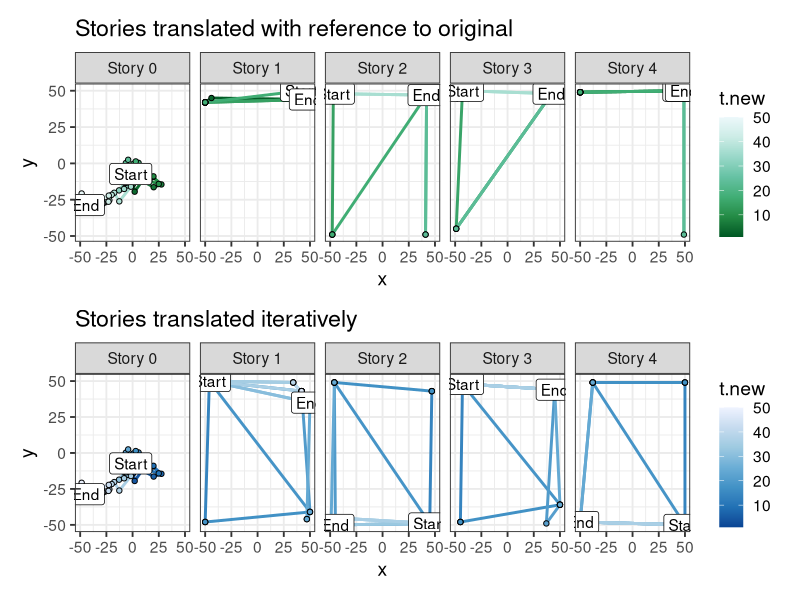

This figure's R source:
library(here)
setwd(here())
library(tidyverse)
library(TSP)
library(ggrepel)
library(patchwork)

theme_set(theme_bw(base_size = 14))

# General functions ----

# Generates a "language" as a 2D space of 30 points
create_language <- function(num_points = 250, range.low = -50, range.high = 50){
  story = data.frame(x = sample(range.low:range.high, num_points, replace = T),
                     y = sample(range.low:range.high, num_points, replace = T)) |> 
    mutate(t = 1:n()) |> 
    mutate(label = if_else(t == 1, "Start",
                           if_else(t == max(t), "End", NA)))
  
  return(story)
}

# Euclidean distance function
euclid <- function(x1, y1, x2, y2) {
  sqrt((x2 - x1)^2 + (y2 - y1)^2)
}

# Recreates the story of original.x using language.other
#
# Goes through the points in original.x and calculates the distances to all the
# points in the language.other, selects the closest point, and repeats.
#
# TODO: Add a probabilistic version, for the nearest neighbor
match_story <- function(original.x, language.other, deterministic = T, determinism = 1){
  reconstruction <- data.frame()
  
  for (ii in 1:nrow(original.x)){
    x.original <- original.x[ii,]$x
    y.original <- original.x[ii,]$y
    
    if (deterministic){
      nearest <- language.other |> 
        mutate(distance = euclid(x,y,x.original, y.original)) |> 
        filter(distance == min(distance)) 
      # print(nearest)
      
      nearest <- nearest |> 
        slice_sample(n = 1)
      # print(nearest)
      
    } else {
      nearest <- language.other |> 
        mutate(distance = euclid(x,y,x.original, y.original))
      # print(nearest)
      
      nearest <- nearest |> 
        slice_sample(n = 1, weight_by = exp(distance*determinism)) 
        # e^(distance * x), as x goes to zero, everything has equal weight
        # as it increases, it becomes more extreme
      # print(nearest)
    }
    
    
    
    reconstruction <- rbind(reconstruction, nearest)
  }
  
  reconstruction <- reconstruction |> 
    mutate(t.new = 1:n(),
           label = if_else(t.new == 1, "Start",
                           if_else(t.new == max(t.new), "End", NA)))
  
  return(reconstruction)
}


# df <- data.frame(index = 1:10) |> 
#   mutate(weight.even = 1/10,
#          weight.uneven = index / sum(index))
# 
# x <- c()
# 
# y <- c()
# 
# for (i in 1:5000){
#   x.df <- df |> 
#     slice_sample(n = 1, weight_by = weight.even)
#   
#   y.df <- df |> 
#     slice_sample(n = 1, weight_by = weight.uneven)
#   
#   x <- append(x, x.df$index)
#   y <- append(y, y.df$index)
# }
# 
# hist(x)
# hist(y)


# Iterative translation ----

## Helper functions ----

# Creates a translation chain of n_iterations
iterate_translation <- function(original.text, n_iterations = 4, deterministic = T, determinism = 1){
  original.x <- original.text
  
  holder.df <- data.frame()
  
  for (ii in 1:n_iterations){
    lang.x <- create_language()
    recon.x <- match_story(original.x, lang.x, deterministic, determinism) |> 
      mutate(story = ii)
    
    holder.df <- rbind(holder.df, recon.x)
    
    original.x <- recon.x
  }
  
  final <- rbind(original.text |> 
                   mutate(t.new = t, distance = -1),
                 holder.df)
  
  return(final)
}

## Running the iterative translations ----

### More coherent plot
new_point <- function(x0, y0){
  x1 <- x0 + rnorm(n = 1, mean = 0, sd = 5)
  y1 <- y0 + rnorm(n = 1, mean = 0, sd = 5)
  
  return (c(x1, y1))
}

original <- data.frame(x = 0, y = 0)

length = 50

for (i in 1:length){
  old_points <- original[i,]
  new_points <- new_point(old_points$x, old_points$y)
  original <- rbind(original, new_points)
}

original <- original[2:(length + 1),] |> 
  mutate(t = 1:n(),
         story = 0,
         label = if_else(t == 1, "Start",
                         if_else(t == max(t), "End", NA)))

range.min <- min(c(original$x, original$y))
range.max <- max(c(original$x, original$y))

# original <- create_language() |> 
#   mutate(story = 0)

iterative <- iterate_translation(original, 4)

i.plot <- iterative |> 
  mutate(story = paste("Story", story)) |> 
  ggplot(aes(x = x, y = y, color = t.new))+
  geom_path(linewidth = 1)+
  geom_point(aes(fill = t.new), color = "black", shape = 21)+
  scale_color_distiller()+
  scale_fill_distiller()+
  geom_label(aes(label = label), color = "black")+
  facet_wrap(~factor(story), ncol = 5)+
  ggtitle("Stories translated iteratively")


## Longer chain ----


# iterative <- iterate_translation(original, 9)
# 
# iterative |> 
#   mutate(story = paste("Story", story)) |> 
#   mutate(story = factor(story, levels = paste("Story", 0:9))) |> 
#   ggplot(aes(x = x, y = y, color = t.new))+
#   geom_path(linewidth = 1)+
#   scale_color_distiller(name = "Timestep")+
#   geom_label(aes(label = label), color = "black")+
#   facet_wrap(~factor(story))+
#   ggtitle("Stories translated iteratively")




# Translation with reference to the original ----

## Helper functions ----

# Creates a set of translations that can reference the original.
# Same as the above function, but the original.x is not updated.
multi_translations <- function(original.text, n_iterations = 4, deterministic = T, determinism = 1){
  original.x <- original.text
  
  holder.df <- data.frame()
  
  for (ii in 1:n_iterations){
    lang.x <- create_language()
    recon.x <- match_story(original.x, lang.x, deterministic, determinism) |> 
      mutate(story = ii)
    
    holder.df <- rbind(holder.df, recon.x)
    
    # original.x <- recon.x
  }
  
  final <- rbind(original.text |> 
                   mutate(t.new = t, distance = -1),
                 holder.df)
  
  return(final)
}

## Running the simulation ----
# original2 <- create_language() |> 
#   mutate(story = 0)

multi <- multi_translations(original, 4)

m.plot <- multi |> 
  mutate(story = paste("Story", story)) |> 
  ggplot(aes(x = x, y = y, color = t.new))+
  geom_path(linewidth = 1)+
  geom_point(aes(fill = t.new), color = "black", shape = 21)+
  scale_fill_distiller(palette = 2)+
  scale_color_distiller(palette = 2)+
  geom_label(aes(label = label), color = "black")+
  facet_wrap(~factor(story), ncol = 5)+
  ggtitle("Stories translated with reference to original")



# Comparison ----

## Visual
deterministic <- m.plot / i.plot

## DTW 


# Non-deterministic -----
# Non-working at the moment.

iterative.nd <- iterate_translation(original, 4, F, 2)

i.plot.nd <- iterative.nd |> 
  mutate(story = paste("Story", story)) |> 
  ggplot(aes(x = x, y = y, color = t.new))+
  geom_path(linewidth = 1)+
  geom_point(aes(fill = t.new), color = "black", shape = 21)+
  scale_color_distiller()+
  scale_fill_distiller()+
  geom_label(aes(label = label), color = "black")+
  facet_wrap(~factor(story), ncol = 5)+
  ggtitle("Stories translated iteratively")


multi.nd <- multi_translations(original, 4, F, 2)

m.plot.nd <- multi.nd |> 
  mutate(story = paste("Story", story)) |> 
  ggplot(aes(x = x, y = y, color = t.new))+
  geom_path(linewidth = 1)+
  geom_point(aes(fill = t.new), color = "black", shape = 21)+
  scale_fill_distiller(palette = 2)+
  scale_color_distiller(palette = 2)+
  geom_label(aes(label = label), color = "black")+
  facet_wrap(~factor(story), ncol = 5)+
  ggtitle("Stories translated with reference to original")

nondeterministic <- m.plot.nd / i.plot.nd
nondeterministic
